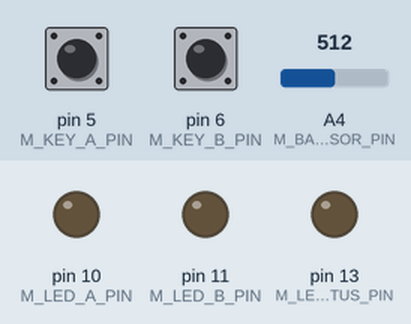
This sketch was run on a simulated Arduino Uno, built with avr-gcc and run on an emulated ATmega328P. Shown: output pins drawn as LEDs (lit = HIGH). The inputs (shaded band) are chosen by the test bench; at power-on: pin 5 (M_KEY_A_PIN) HIGH, pin 6 (M_KEY_B_PIN) HIGH, A4 (M_BATTERY_SENSOR_PIN) = 512. EEPROM starts erased; what the sketch prints to the serial monitor is not drawn.

Above: at 1.2 s.
1.3 s: pin 5 (M_KEY_A_PIN) pulled LOW for 1 s
At 2.09 s:
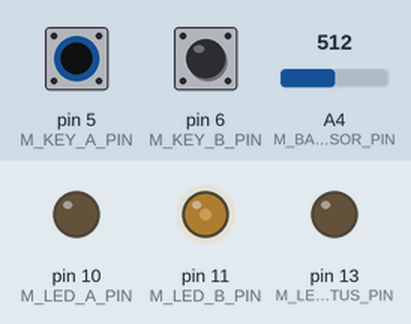
4.3 s: pin 5 (M_KEY_A_PIN) pulled LOW for 3.2 s
At 7.37 s:
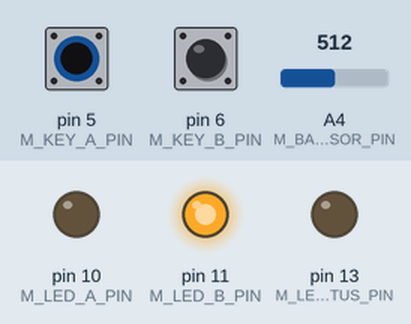
9.0 s: pin 6 (M_KEY_B_PIN) pulled LOW for 1 s
12.0 s: pin 6 (M_KEY_B_PIN) pulled LOW for 0.15 s
At 13.3 s:
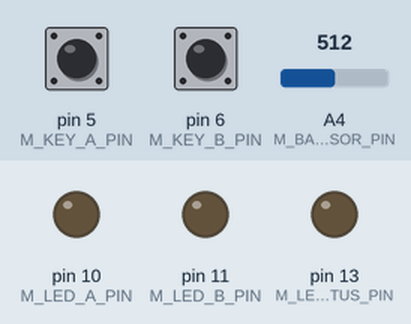
13.6 s: A4 (M_BATTERY_SENSOR_PIN) set to 739
15.1 s: A4 (M_BATTERY_SENSOR_PIN) set to 766
At 16.0 s:
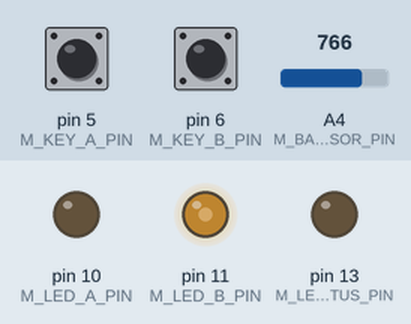
Timing chart, 0 to 17.7 s (numbered marks = the images above; inputs shaded):
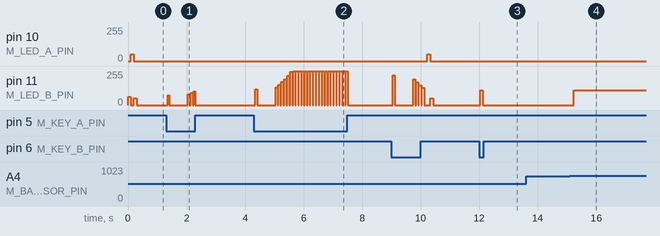

The sketch:

ggTableLamp.ino
```cpp
#include "ggKey.h"
#include "ggSampler.h"
#include <EEPROM.h>


// pin connections (pwm pins: 3, 5, 6, 9, 10, 11)
#define M_KEY_A_PIN 5
#define M_KEY_B_PIN 6
#define M_LED_A_PIN 10
#define M_LED_B_PIN 11
#define M_LED_STATUS_PIN 13
#define M_BATTERY_SENSOR_PIN A4


// battery sensor calibration (voltage divider)
#define M_SENSOR_OFFSET -0.372f
#define M_SENSOR_SCALE 0.0152f
#define M_BATTERY_VOLTAGE_LOW (3 * 3.7f) // 25% charge
#define M_BATTERY_VOLTAGE_EMPTY (3 * 3.55f) // 5% charge


// main control objects
ggKey mKeyA(M_KEY_A_PIN, true, true);
ggKey mKeyB(M_KEY_B_PIN, true, true);


// helper
template <typename T>
inline T ggClamp(const T& aValue, const T& aValueMin, const T& aValueMax) {
  return aValue < aValueMin ? aValueMin : (aValueMax < aValue ? aValueMax : aValue);
}


// LED brightness
namespace ggBrightness {
  unsigned int mPower = 64;
  unsigned int mColor = 0;
  unsigned int GetCheckSum(unsigned int aValueA, unsigned int aValueB) {
    return B10100101 ^ aValueA ^ aValueB;
  }
  void WriteEEProm() {
    unsigned int vCheckSum = GetCheckSum(mPower, mColor);
    EEPROM.put(0 * sizeof(unsigned int), vCheckSum);
    EEPROM.put(1 * sizeof(unsigned int), mPower);
    EEPROM.put(2 * sizeof(unsigned int), mColor);
  }
  void ReadEEProm() {
    int vCheckSum, vPower, vColor;
    EEPROM.get(0 * sizeof(unsigned int), vCheckSum);
    EEPROM.get(1 * sizeof(unsigned int), vPower);
    EEPROM.get(2 * sizeof(unsigned int), vColor);
    if (vCheckSum == GetCheckSum(vPower, vColor)) {
      mPower = vPower;
      mColor = vColor;
    }
  }
  SetOutput(int aValueA, int aValueB) {
    analogWrite(M_LED_A_PIN, aValueA);
    analogWrite(M_LED_B_PIN, aValueB);
  }
  UpdateOutput() {
    unsigned int vValueA = (mColor * mPower) >> 8;
    unsigned int vValueB = ((255 - mColor) * mPower) >> 8;
    SetOutput(vValueA, vValueB);
  }
  void PowerInc() {
    mPower += 1 + (mPower >> 3);
    if (mPower > 255) mPower = 255;
  }
  void PowerDec() {
    mPower -= 1 + (mPower >> 3);
    if (mPower > 255) mPower = 0;
    if (mPower < 4) mPower = 4;
  }
  void ColorInc() {
    mColor += 17;
    if (mColor > 255) mColor = 255;
  }
  void ColorDec() {
    mColor -= 17;
    if (mColor > 255) mColor = 0;
  }
}


// battery control
namespace ggBattery {
  enum tState {
    eStateEmpty,
    eStateLow,
    eStateNormal
  };
  tState mState = eStateEmpty;
  inline float ValueToVoltage(int aValue) {
    return M_SENSOR_SCALE * aValue + M_SENSOR_OFFSET;
  }
  inline int VoltageToValue(float aVoltage) {
    return (aVoltage - M_SENSOR_OFFSET) / M_SENSOR_SCALE;
  }
  void UpdateState() {
    static unsigned long vBatteryValuesSum = 0;
    static unsigned int vBatteryValuesCount = 0;
    vBatteryValuesSum += analogRead(M_BATTERY_SENSOR_PIN);
    vBatteryValuesCount++;
    if (vBatteryValuesCount >= 256) {
      int vBatteryValue = vBatteryValuesSum >> 8;
      vBatteryValuesSum = 0;
      vBatteryValuesCount = 0;
      const float vCurrent = 0.001f * ggBrightness::mPower;
      const float vCableResistance = 0.4; // resistance of cable
      const float vCableVoltage = vCableResistance * vCurrent;
      const float vInternalVoltage = ggBattery::ValueToVoltage(vBatteryValue);
      const float vBatteryVoltage = vInternalVoltage + vCableVoltage;
      if (vBatteryVoltage >= M_BATTERY_VOLTAGE_LOW) {
        mState = eStateNormal;
      }
      else if (vBatteryVoltage >= M_BATTERY_VOLTAGE_EMPTY) {
        if (mState == eStateNormal) {
          mState = eStateLow;
        }
      }
      else {
        mState = eStateEmpty;
      }
    }
  }
  void DisplayState() {
    static ggSampler vSampler(10.0f); // 10.0 Hz
    if (vSampler.IsDue()) {
      static unsigned int vCount = 0;
      switch (mState) {
        case eStateNormal:
          ggBrightness::UpdateOutput();
          break;
        case eStateLow:
          if (vCount == 0) ggBrightness::SetOutput(100, 0);
          else if (vCount == 1) ggBrightness::SetOutput(0, 100);
          else ggBrightness::UpdateOutput();
          break;
        case eStateEmpty:
          if (vCount == 0) ggBrightness::SetOutput(50, 0);
          else if (vCount == 1) ggBrightness::SetOutput(0, 50);
          else ggBrightness::SetOutput(0, 0);
          break;
      }
      vCount = vCount < 100 ? vCount + 1 : 0;
    }
  }
}


void setup()
{
  Serial.begin(115200);
  Serial.print("\nStartup ");
  mKeyA.begin(); Serial.print(".");
  mKeyB.begin(); Serial.print(".");
  pinMode(M_LED_A_PIN, OUTPUT); Serial.print(".");
  pinMode(M_LED_B_PIN, OUTPUT); Serial.print(".");
  pinMode(M_LED_STATUS_PIN, OUTPUT); Serial.print(".");
  pinMode(M_BATTERY_SENSOR_PIN, INPUT); Serial.print(".");
  ggBrightness::ReadEEProm(); Serial.print(".");
  ggBrightness::UpdateOutput(); Serial.print(".");
  Serial.print(" done!\n");
}


void loop()
{
  // edit mode (change power or color)
  static bool vChangePower = true;

  // check keys & adjust LED lights
  if (mKeyA.Pressed() || mKeyB.Pressed()) {
    if (mKeyA.IsOn() && mKeyB.IsOn()) {
      if (!mKeyA.IsRepeating() && !mKeyB.IsRepeating()) {
        vChangePower = !vChangePower;
      }
    }
    else if (mKeyA.IsOn()) {
      vChangePower ? ggBrightness::PowerInc() : ggBrightness::ColorInc();
    }
    else if (mKeyB.IsOn()) {
      vChangePower ? ggBrightness::PowerDec() : ggBrightness::ColorDec();
    }
    ggBrightness::WriteEEProm();
    ggBrightness::UpdateOutput();
  }

  // read the battery voltage (low voltage protection)
  ggBattery::UpdateState();
  ggBattery::DisplayState();
}
```

ggButton.cpp
```cpp
#include <Arduino.h>
#include "ggButton.h"


ggButton::ggButton(byte aPin,
                   boolean aInverted,
                   boolean aEnablePullUp,
                   float aDecaySeconds)
: mPin(aPin),
  mInverted(aInverted),
  mEnablePullUp(aEnablePullUp),
  mDecaySeconds(aDecaySeconds),
  mLastMicroSeconds(0),
  mInputIntegrated(0.0f),
  mMilliSecondsLastChange(0),
  mInput(false)
{
}


void ggButton::begin()
{
  pinMode(mPin, INPUT);
  digitalWrite(mPin, mEnablePullUp);
  mLastMicroSeconds = micros();
  mInput = digitalRead(mPin);
  mInputIntegrated = mInput;
  mMilliSecondsLastChange = millis();
}


boolean ggButton::ReadInput() const
{
  long vMicroSeconds = micros();
  float vDeltaSeconds = 0.000001f * (vMicroSeconds - mLastMicroSeconds);
  mLastMicroSeconds = vMicroSeconds;
  float vDecay = mDecaySeconds / (mDecaySeconds + vDeltaSeconds);
  mInputIntegrated = vDecay * mInputIntegrated + (1.0f - vDecay) * digitalRead(mPin);
  boolean vInput = mInputIntegrated > (mInput ? 0.25f : 0.75f);
  if (vInput != mInput) {
    mMilliSecondsLastChange = millis();
    mInput = vInput;
  }
  return mInput;
}


boolean ggButton::IsOn() const
{
  return mInverted ^ ReadInput();
}


boolean ggButton::IsOff() const
{
  return mInverted ^ !ReadInput();
}


boolean ggButton::SwitchingOn() const
{
  return Switching() && GetOn();
}


boolean ggButton::SwitchingOff() const
{
  return Switching() && GetOff();
}


boolean ggButton::Switching() const
{
  boolean vInput = mInput;
  return vInput != ReadInput();
}


boolean ggButton::GetOn() const
{
  return mInverted ^ mInput;
}


boolean ggButton::GetOff() const
{
  return mInverted ^ !mInput;
}


long ggButton::GetTimeOn() const
{
  return GetOn() ? GetTime() : -1;
}


long ggButton::GetTimeOff() const
{
  return GetOff() ? GetTime() : -1;
}


long ggButton::GetTime() const
{
  return millis() - mMilliSecondsLastChange;
}
```

ggButton.h
```cpp
#pragma once

class ggButton
{

public:

  ggButton(byte aPin,
           boolean aInverted = false,
           boolean aEnablePullUp = false,
           float aDecaySeconds = 0.025f);

  void begin();

  boolean IsOn() const;
  boolean IsOff() const;
  boolean SwitchingOn() const;
  boolean SwitchingOff() const;
  boolean Switching() const;

  boolean GetOn() const;
  boolean GetOff() const;
  long GetTimeOn() const;
  long GetTimeOff() const;
  long GetTime() const;

private:

  boolean ReadInput() const;

  const byte mPin;
  const boolean mInverted;
  const boolean mEnablePullUp;
  const float mDecaySeconds;

  mutable long mLastMicroSeconds;
  mutable float mInputIntegrated;
  mutable boolean mInput;
  mutable long mMilliSecondsLastChange;

};
```

ggKey.h
```cpp
#pragma once

#include "ggButton.h"

class ggKey : public ggButton
{

public:

  ggKey(byte aPin,
        boolean aInverted = false,
        boolean aEnablePullUp = false,
        float aDecaySeconds = 0.025f)
  : ggButton(aPin, aInverted, aEnablePullUp, aDecaySeconds),
    mIsRepeating(false)
  {
    SetRepeat(0.7f, 10.0f);
  }

  void SetRepeat(float aDelaySeconds,
                 float aRepeatRateHZ)
  {
    mRepeatDelayMillis = 1000.0f * aDelaySeconds;
    mRepeatIntervalMillis = 1000.0f / aRepeatRateHZ;
    mRepeatNextMillis = mRepeatDelayMillis;
  }

  boolean Pressed() const
  {
    mIsRepeating = false;
    boolean vPressed = SwitchingOn();

    long vTimeOn = GetTimeOn();
    if (vTimeOn < 0) mRepeatNextMillis = mRepeatDelayMillis;
    if (vTimeOn >= mRepeatNextMillis) {
      mRepeatNextMillis += mRepeatIntervalMillis;
      mIsRepeating = true;
      vPressed = true;
    }

    return vPressed;
  }

  bool IsRepeating() const
  {
    return mIsRepeating;
  }

private:

  long mRepeatDelayMillis;
  long mRepeatIntervalMillis;
  mutable long mRepeatNextMillis;
  mutable bool mIsRepeating;

};
```

ggSampler.cpp
```cpp
#include <Arduino.h>
#include "ggSampler.h"


ggSampler::ggSampler(float aSamplesPerSecond)
: mMicroSecondsSamplingTime(1000000.0f / aSamplesPerSecond),
  mMicroSecondsLastSample(0),
  mMicroSecondsDelta(0)
{
}


bool ggSampler::IsDue()
{
  unsigned long vMicroSeconds = micros();
  unsigned long vMicroSecondsDelta = vMicroSeconds - mMicroSecondsLastSample;
  if (vMicroSecondsDelta >= mMicroSecondsSamplingTime) {
    mMicroSecondsDelta = vMicroSecondsDelta;
    mMicroSecondsLastSample = vMicroSeconds;
    return true;
  }
  else {
    return false;
  }
}


unsigned long ggSampler::GetLastSampleDeltaMicroSeconds() const
{
  return mMicroSecondsDelta;
}


float ggSampler::GetLastSampleDeltaSeconds() const
{
  return 0.000001f * mMicroSecondsDelta;
}
```

ggSampler.h
```cpp
#pragma once

class ggSampler
{

public:

  ggSampler(float aSamplesPerSecond);

  bool IsDue();
  unsigned long GetLastSampleDeltaMicroSeconds() const;
  float GetLastSampleDeltaSeconds() const;

private:

  const unsigned long mMicroSecondsSamplingTime;
  unsigned long mMicroSecondsLastSample;
  unsigned long mMicroSecondsDelta;

};
```

Measured:
- the behaviour switches between 751 and 752 on A4 (M_BATTERY_SENSOR_PIN) (found by bisection; images 3 and 4)
- after the input at 1.3 s, pin 11 (M_LED_B_PIN): 0/255 → 82/255 after 0.74 s, → 93/255 0.06 s later, → 105/255 0.10 s later, → 0/255 0.10 s later
- after the input at 12.0 s, pin 11 (M_LED_B_PIN): 0/255 → 111/255 at once, → 0/255 0.08 s later
- after the input at 13.6 s, every drawn part: stays the same
- after the input at 15.1 s, pin 11 (M_LED_B_PIN): 0/255 → 111/255 after 0.13 s
